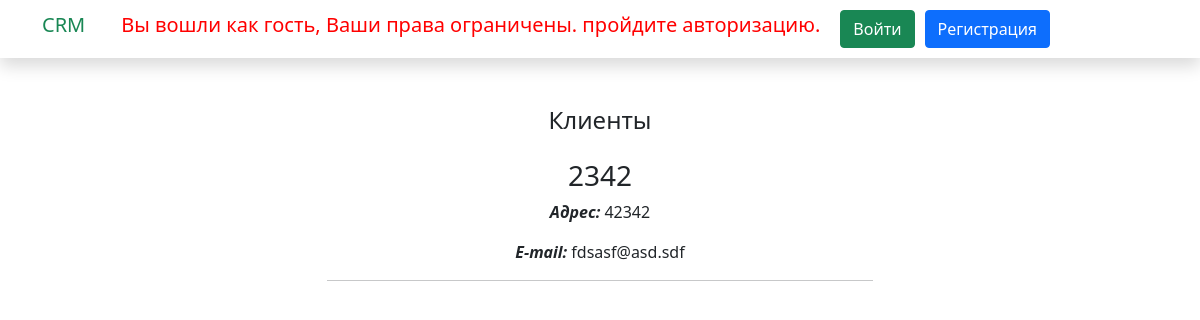
The app's page /, older data.
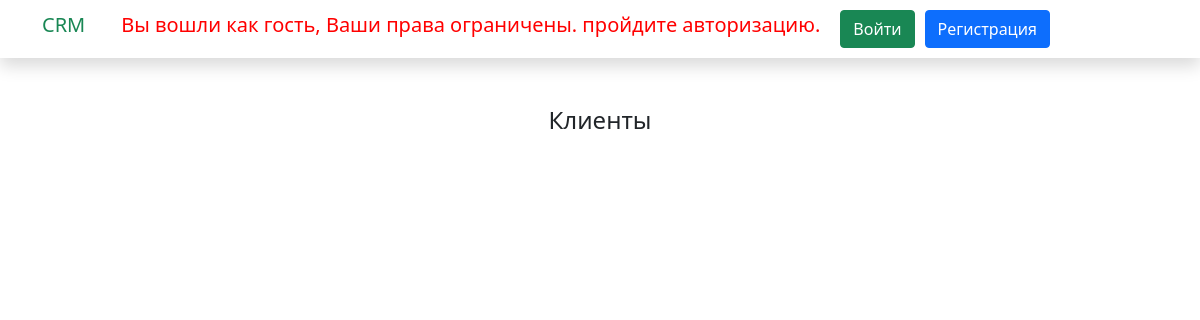
The same page, newer data.
### mainapp/models.py (models this page shows, shortened)
class CompanyInformation(models.Model):
    name_company = models.CharField(verbose_name="Название компании", max_length=255)
    contact_person = models.CharField(verbose_name="Контактное лицо", max_length=255)
    about_company = models.TextField(verbose_name="Краткое описание")
    create_date = models.DateTimeField(verbose_name="Дата создания", auto_now_add=True)
    date_of_change = models.DateTimeField(verbose_name="Дата последнего изменения", auto_now=True)
    address = models.CharField(verbose_name="Адрес", max_length=255)
    phone = models.CharField(verbose_name="Номер телефона", max_length=255)
    email = models.EmailField(verbose_name="E-mail")
    class Meta:
        verbose_name = "Клиент"
        verbose_name_plural = "Информация о клиентах"

### mainapp/views.py (the view)
# urls.py: path("", views.MainListView.as_view(), name="main_page"),
class MainListView(ListView):
    model = CompanyInformation
    template_name = "mainapp/main_page.html"
    context_object_name = "companies"
    paginate_by = 3
    def get_ordering(self):
        ordering = self.request.GET.get("order_by")
        return ordering
    def get_context_data(self, *, object_list=None, **kwargs):
        context = super().get_context_data(**kwargs)
        context["order_by"] = self.request.GET.get("order_by")
        return context

### templates/mainapp/main_page.html (shortened to what this page needs)
{% extends "base/base.html" %}
{% block content %}
    <h4 class="text-center">Клиенты</h4>
    {% for company in companies %}
        <div class="row text-center pt-3">
            <div class="col-lg-6 m-auto">
                {% if request.user.is_authenticated %}
                <a href="{% url 'mainapp:detail_company' pk=company.id %}">
                    <h3 class="h3">{{ company.name_company }}</h3>
                </a>
                {% else %}
                    <h3 class="h3">{{ company.name_company }}</h3>
                {% endif %}
                <p><strong><i>Адрес:</i></strong> {{ company.address }}</p>
                <p><strong><i>E-mail:</i></strong> {{ company.email }}</p>
                <hr>
            </div>
        </div>
    {% endfor %}
    {% include "include/pagination.html" %}
{% endblock content %}

### templates/base/base.html (shortened to what this page needs)
{% load static %}
<!DOCTYPE html>
<html lang="en">
    <head>
        <link href="https://cdn.jsdelivr.net/npm/bootstrap@5.0.0-beta2/dist/css/bootstrap.min.css" rel="stylesheet">
    </head>
    <body>
        {% include "include/navbar.html" %}
        <section class="container py-5">
            {% block content %}
            {% endblock content %}
        </section>
    </body>
</html>

### templates/include/navbar.html (shortened to what this page needs)
<nav class="navbar navbar-expand-lg navbar-light shadow">
    <div class="container d-flex justify-content-between align-items-center">
        <a class="navbar-brand text-success logo h1 align-self-center" href="{% url 'mainapp:main_page' %}">CRM</a>
        <div class="align-self-center flex-fill d-lg-flex justify-content-lg-between" id="templatemo_main_nav">
            <div class="">
                <ul class="nav navbar-nav d-flex justify-content-between mx-lg-auto">
                    {% if request.user.is_authenticated and request.user.manager_status %}
                    <li class="nav-item">
                        <a class="nav-link" href="{% url 'mainapp:main_page' %}">Главная</a>
                    </li>
                    <li class="nav-item">
                        <a class="nav-link" href="{% url 'mainapp:projects_page' %}">Все проекты</a>
                    </li>
                    <li class="nav-item">
                        <a class="nav-link" href="{% url 'mainapp:interaction_page' %}">Взаимодействия</a>
                    </li>
                    <li class="nav-item">
                        <a class="nav-link" href="{% url 'mainapp:manager' %}">Кабинет менеджера</a>
                    </li>
                    <li class="nav-item">
                        <span style="font-size:20px; color:orange; margin-left: 40px; margin-right: 20px;">
                            Здравствуйте менеджер,
                            <a href="{% url 'mainapp:manager' %}" style="text-decoration:none;">{{ request.user.username }}</a>
                        </span>
                        <a class="btn btn-success" href="{% url 'account:logout' %}">Выйти</a>
                    </li>
                    {% else %}
                    <li class="nav-item">
                        <snap style="font-size:20px; color:#ff0000; margin-left: 20px;">Вы вошли как гость, Ваши права ограничены. пройдите авторизацию.</snap>
                    </li>
                    <li class="nav-item" style="margin-left: 20px; margin-right: 10px;">
                        <a class="btn btn-success" href="{% url 'account:login' %}">Войти</a>
                    </li>
                    <li class="nav-item">
                        <a class="btn btn-primary" href="{% url 'account:registration' %}">Регистрация</a>
                    </li>
                    {% endif %}
                </ul>
            </div>
        </div>
    </div>
</nav>

### templates/include/pagination.html (shortened to what this page needs)
<div class="col-lg-1 m-auto pt-4">
</div>

Row changes from the older to the newer data that the page shows:
removed CompanyInformation: name_company "2342", address "42342", email "fdsasf@asd.sdf"
